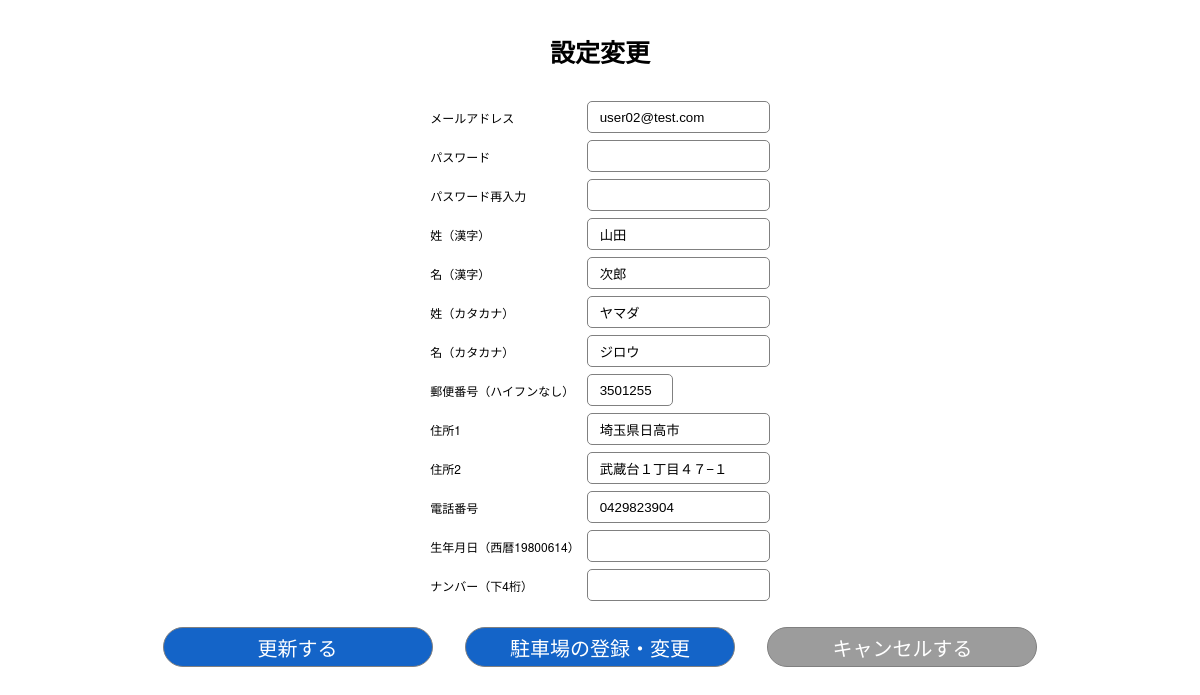
The page /settingChange (signed in) on the database its author committed.
### app.py (models this page shows, shortened)
class User(UserMixin, db.Model):
    id = db.Column(db.Integer, primary_key=True, nullable=False)
    email = db.Column(db.String(50), unique=True)
    password = db.Column(db.String(512), nullable=False)
    first_name = db.Column(db.String(50), nullable=False)
    last_name = db.Column(db.String(50), nullable=False)
    first_name_kana = db.Column(db.String(50), nullable=False)
    last_name_kana = db.Column(db.String(50), nullable=False)
    postal_code = db.Column(db.String(7), nullable=False)
    address1 = db.Column(db.String(255), nullable=False)
    address2 = db.Column(db.String(255), nullable=False)
    tel = db.Column(db.String(11))
    birthday = db.Column(db.String(8), nullable=False)
    carNumber = db.Column(db.String(4), nullable=False)
    created_at = db.Column(db.DateTime, nullable=False,
                           default=datetime.now(pytz.timezone('Asia/Tokyo')))

### app.py (the view)
@app.route('/settingChange', methods=['GET','POST'])
@login_required
def settingChange():
    user = User.query.filter_by(id=current_user.id).first()
    if request.method == 'POST':
        email = request.form.get('email')
        password = request.form.get('password')
        password_confirm = request.form.get('password_confirm')
        first_name = request.form.get('first_name')
        last_name = request.form.get('last_name')
        first_name_kana = request.form.get('first_name_kana')
        last_name_kana = request.form.get('last_name_kana')
        postal_code = request.form.get('postal_code')
        address1 = request.form.get('address1')
        address2 = request.form.get('address2')
        tel = request.form.get('tel')
        birthday = request.form.get('birthday')
        carNumber = request.form.get('carNumber')
        if password != password_confirm:# デバッグ用
            return render_template('settingChange.html',
                                   error='Passwords do not match',
                                   user=user
                                   )
        user.email=email
        user.password=password # デバッグ用にハッシュ化無し
        user.first_name=first_name
        user.last_name=last_name
        user.first_name_kana=first_name_kana
        user.last_name_kana=last_name_kana
        user.postal_code=postal_code
        user.address1=address1
        user.address2=address2
        user.tel=tel
        user.birthday=birthday
        user.carNumber=carNumber
        db.session.add(user)
        db.session.commit()
        return render_template('settingChange.html', user=user, error='登録変更完了')
    else:
        return render_template('settingChange.html', user=user)

### app.py (called while the page is built)
@login_manager.user_loader
def load_user(user_id):
    print(f'ID>>>{user_id}')
    return User.query.get(int(user_id))

### templates/settingChange.html (shortened to what this page needs)
<!DOCTYPE html>
<html>
<head>
    <link rel='stylesheet' href='../static/css/centerBox.css' />
    <link rel='stylesheet' href='../static/css/common.css' />
</head>
<body>
    <article class='container'>
        <section class='box_contents'>
            <h1>設定変更</h1>
            <form method="POST" action="{{ url_for('settingChange') }}">
                <table class='inner'>
                    <tr>
                        <td>メールアドレス</td>
                        <td><input type='email' name='email' required value={{ user.email }} /></td>
                    </tr>
                    <tr>
                        <td>パスワード</td>
                        <td><input type='password' name='password' id='input_password' onBlur='passwordCheck(this)' required value="" /></td>
                    </tr>
                    <tr>
                        <td>パスワード再入力</td>
                        <td><input type='password' name='password_confirm' id='input_passwordConfirm' onBlur='passwordCheck(this)' required value="" /></td>
                    </tr>
                    <tr>
                        <td>姓（漢字）</td>
                        <td><input type='text' name='last_name' required value={{ user.last_name }} /></td>
                    </tr>
                    <tr>
                        <td>名（漢字）</td>
                        <td><input type='text' name='first_name' required value={{ user.first_name }} /></td>
                    </tr>
                    <tr>
                        <td>姓（カタカナ）</td>
                        <td><input type='text' name='last_name_kana' required value={{ user.last_name_kana }} /></td>
                    </tr>
                    <tr>
                        <td>名（カタカナ）</td>
                        <td><input type='text' name='first_name_kana' required value={{ user.first_name_kana }} /></td>
                    </tr>
                    <tr>
                        <td>郵便番号（ハイフンなし）</td>
                        <td><input type='number' class='mini_postCode' name='postal_code' required value={{ user.postal_code }} /></td>
                    </tr>
                    <tr>
                        <td>住所1</td>
                        <td><input type='text' name='address1' required value={{ user.address1 }} /></td>
                    </tr>
                    <tr>
                        <td>住所2</td>
                        <td><input type='text' name='address2' required value={{ user.address2 }} /></td>
                    </tr>
                    <tr>
                        <td>電話番号</td>
                        <td><input type='number' name='tel' required value={{ user.tel }} /></td>
                    </tr>
                        <tr>
                        <td>生年月日（西暦19800614）</td>
                        <td><input type='number' name='birthday' value={{ user.birthday }} /></td>
                    </tr>
                    <tr>
                        <td>ナンバー（下4桁）</td>
                        <td><input type='number' name='carNumber' value={{ user.carNumber }} /></td>
                    </tr>
                </table>
                <footer>
                    <nav class='buttonMenu'>
                        <input class='common_button' style='width : 27%;' type='submit' value='更新する' />
                        <a href="parkingRegistration"><input class='common_button' style='width : 27%;' type='button' value='駐車場の登録・変更' /></a>
                        <a href="mainForm"><input class='common_cancel' style='width : 27%;' type='button' value='キャンセルする' /></a>
                    </nav>
                </footer>
            </form>
        </section>
    </article>
</body>
</html>

### static/css/centerBox.css (style rules this page uses)
.container { display: grid; place-items: center; }
.box_contents { text-align : center; max-width: 1000px; min-width: 750px; width: 100%; }
.inner { display: grid; place-items: center; border-collapse: separate; border-spacing: 5px; }
.inner td { font-size : var(--labelFontSize, 1.2rem); text-align : left; }

### static/css/common.css (style rules this page uses)
:root { --labelFontSize : 1.2rem; }
html { font-size: 62.5%; box-sizing: border-box; }
body { font-size : 1.6em; font-family: "Helvetica Neue", Arial, "Hiragino Kaku Gothic ProN", "Hiragino Sans", Meiryo, sans-serif; }
nav.buttonMenu { margin-top : 2rem; }
h1 { font-size : 2.5rem; }
input, select { text-indent : 1rem; border : solid 0.1rem gray; height : 2.8rem; border-radius : 0.5rem; cursor: pointer; }
.common_button { background-color : rgb(20, 100, 200); text-indent : 0; font-size : 2rem; color : white; height : 4rem; border-radius : 2rem; margin : 0 1.4rem; }
.common_cancel { background-color : rgb(156, 156, 156); text-indent : 0; font-size : 2rem; color : white; height : 4rem; border-radius : 2rem; margin : 0 1.4rem; }
.mini_postCode { width : 8rem; }

### rows shown on the page
User: email "user02@test.com", last_name "山田", first_name "次郎", last_name_kana "ヤマダ", first_name_kana "ジロウ", postal_code "3501255", address1 "埼玉県日高市", address2 "武蔵台１丁目４７−１", tel "0429823904"
